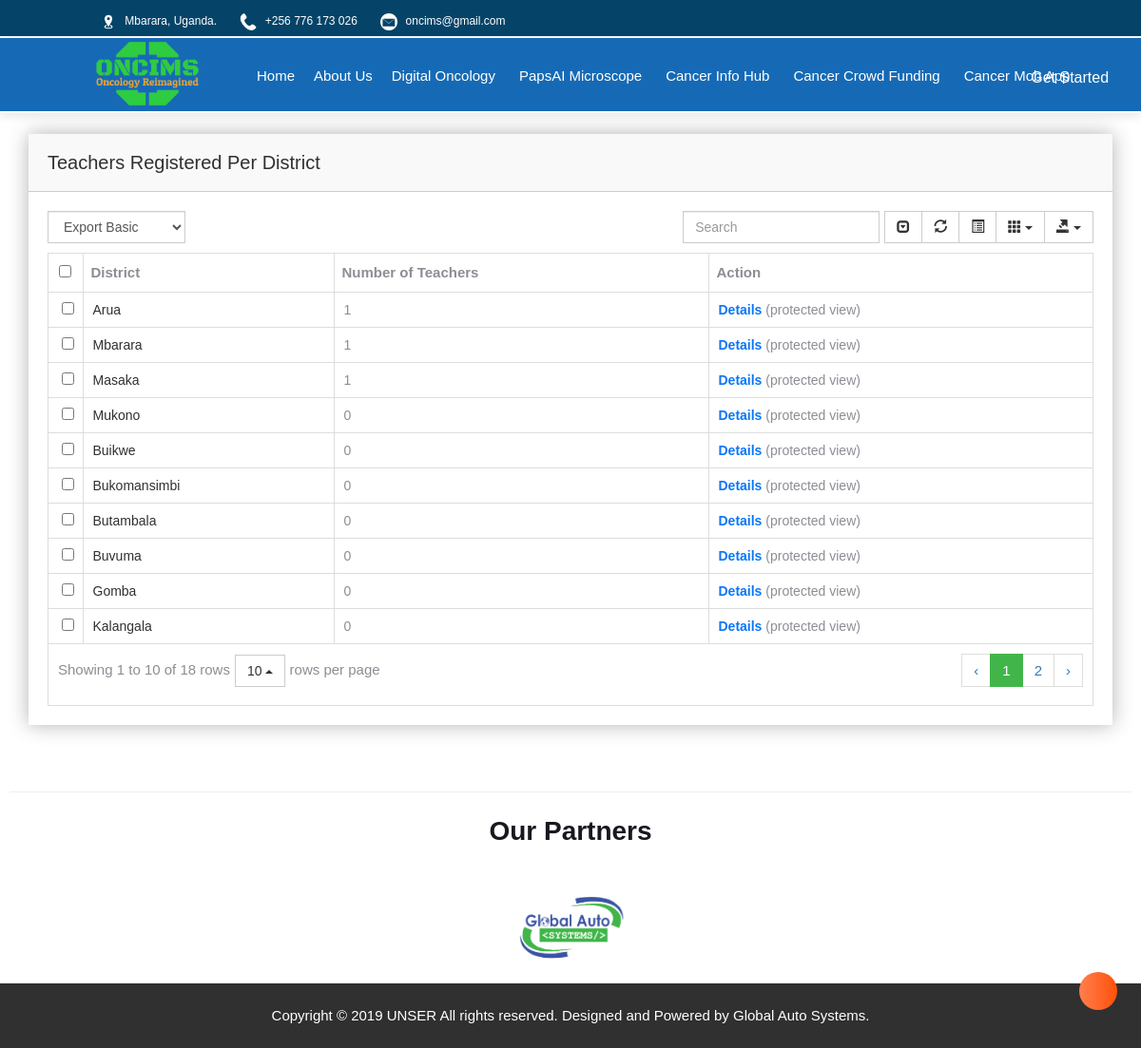
Screenshot of /teachers/ with the database file from the repository.
### ministry/models.py (models this page shows, shortened)
class District(models.Model):
	dis_name = models.CharField(max_length=45, unique=True, verbose_name="District Name")
	region = models.ForeignKey(Region, on_delete = models.SET_NULL, blank=True, null=True, verbose_name="Region")

### public/views.py (the view)
# urls.py: path('teachers/', views.teachers, name='strack-teachers'),
def teachers(request):
	teacher_list = District.objects.annotate(total_teachers = Count('district')).order_by('-total_teachers')
	paginator = Paginator(teacher_list, 1000)
	page = request.GET.get('page')
	teachers = paginator.get_page(page)
	context = {'title': 'Teachers', 'teachers': teachers}
	return render(request, 'public/teachers.html', context)

### public/templates/public/teachers.html (shortened to what this page needs)
{% extends "public/base.html" %}
{% block content %}
<div class="data-table-area mg-t-40 mg-b-40">
        <div class="container">
            <div class="row">
                <div class="col-lg-12">
                    <div class="sparkline13-list shadow-reset">
                        <div class="sparkline13-hd">
                            <div class="main-sparkline13-hd">
                                <h1><span class="table-project-n"> Teachers Registered Per District</span></h1>
                                <div class="sparkline13-outline-icon">
                                    <span class="sparkline13-collapse-link"><i class="fa fa-chevron-up"></i></span>
                                    <span><i class="fa fa-wrench"></i></span>
                                    <span class="sparkline13-collapse-close"><i class="fa fa-times"></i></span>
                                </div>
                            </div>
                        </div>
                        <div class="sparkline13-graph">
                            <div class="datatable-dashv1-list custom-datatable-overright">
                                <div id="toolbar">
                                    <select class="form-control">
                                        <option value="">Export Basic</option>
                                    </select>
                                </div>
                                <table id="table" data-toggle="table" data-pagination="true" data-search="true" data-show-columns="true" data-show-pagination-switch="true" data-show-refresh="true" data-key-events="true" data-show-toggle="true" data-resizable="true" data-cookie="true" data-cookie-id-table="saveId" data-show-export="true" data-click-to-select="true" data-toolbar="#toolbar">
                                    <thead>
                                        <tr>
                                            <th data-field="name" data-editable="false">District</th>
                                            <th data-field="reg_no" data-editable="false">Number of Teachers</th>
                                            <th data-field="act" data-editable="false">Action</th>
                                        </tr>
                                    </thead>
                                    <tbody>
                                    {% for teacher in teachers %}
                                        <tr>
                                            <td><a href="{% url 'teacher-details' teacher.id %}" >{{teacher.dis_name}}</a></td>
                                            <td>{{teacher.total_teachers}}</td>
                                            <td><a href="" style="color: #0b76f8; font-weight: bolder;">Details</a> (protected view)</td>
                                        </tr>
                                    {% endfor %}
                                    </tbody>
                                </table>
                            </div>
                        </div>
                    </div>
                </div>
            </div>
        </div>
    </div>
    {% endblock content %}

### public/templates/public/base.html (shortened to what this page needs)
{% load static %}
{% load crispy_forms_tags %}
{% load has_group %}
{% load humanize %}
<!doctype html>
<html class="no-js" lang="en" style="background-color: white;">
<head><meta http-equiv="Content-Type" content="text/html; charset=windows-1252">
    <link rel="stylesheet" href="{% static 'css/bootstrap.min.css' %}">
    <link rel="stylesheet" href="{% static 'css/font-awesome.min.css' %}">
    <link rel="stylesheet" href="{% static 'css/adminpro-custon-icon.css' %}">
    <link rel="stylesheet" href="{% static 'css/meanmenu.min.css' %}">
    <link rel="stylesheet" href="{% static 'css/modals.css' %}">
    <link rel="stylesheet" href="{% static 'css/jquery.mCustomScrollbar.min.css' %}">
    <link rel="stylesheet" href="{% static 'css/animate.css' %}">
    <link rel="stylesheet" href="{% static 'css/data-table/bootstrap-table.css' %}">
    <link rel="stylesheet" href="{% static 'css/data-table/bootstrap-editable.css' %}">
    <link rel="stylesheet" href="{% static 'css/normalize.css' %}">
    <link rel="stylesheet" href="{% static 'css/c3.min.css' %}">
    <link rel="stylesheet" href="{% static 'css/form/all-type-forms.css' %}">
    <link rel="stylesheet" href="{% static 'css/switcher/color-switcher.css' %}">
    <link rel="stylesheet" href="{% static 'style.css' %}">
    <link rel="stylesheet" href="{% static 'css/responsive.css' %}">
   <link href="//netdna.bootstrapcdn.com/bootstrap/3.1.0/css/bootstrap.min.css" rel="stylesheet" id="bootstrap-css">
    <link rel="alternate stylesheet" type="text/css" href="{% static 'css/switcher/color-one.css' %}" title="color-one" media="screen" />
    <link rel="alternate stylesheet" type="text/css" href="{% static 'css/switcher/color-two.css' %}" title="color-two" media="screen" />
    <link rel="alternate stylesheet" type="text/css" href="{% static 'css/switcher/color-three.css' %}" title="color-three" media="screen" />
    <link rel="alternate stylesheet" type="text/css" href="{% static 'css/switcher/color-four.css' %}" title="color-four" media="screen" />
    <link rel="alternate stylesheet" type="text/css" href="{% static 'css/switcher/color-five.css' %}" title="color-five" media="screen" />
    <link rel="alternate stylesheet" type="text/css" href="{% static 'css/switcher/color-six.css' %}" title="color-six" media="screen" />
    <link rel="alternate stylesheet" type="text/css" href="{% static 'css/switcher/color-seven.css' %}" title="color-seven" media="screen" />
    <link rel="alternate stylesheet" type="text/css" href="{% static 'css/switcher/color-eight.css' %}" title="color-eight" media="screen" />
    <link rel="alternate stylesheet" type="text/css" href="{% static 'css/switcher/color-nine.css' %}" title="color-nine" media="screen" />
    <link rel="alternate stylesheet" type="text/css" href="{% static 'css/switcher/color-ten.css' %}" title="color-ten" media="screen" />
</head>
<body id="body">
    <div id="topbar" class="d-flex align-items-center fixed-top" style="background: rgb(5, 68, 104); position: fixed; width: 100%; height: 40px; z-index: 10; border-bottom: 2px solid white;">
      <div class="container d-flex justify-content-between" style="margin-left: 75px;">
        <div class="probootstrap-header-top d-flex align-items-center" style=" margin-top: 8px; font-size: 12px;">
          <div class="container">
            <div class="row">
              <div style="color: white;" class="col-lg-9 col-md-9 col-sm-9 probootstrap-top-quick-contact-info">
                <img style="width: 18px; margin-right: 5px;" src="{% static 'img/location.png' %}" alt="">
                <span>Mbarara, Uganda.</span>
                <img style="width: 18px; margin-left: 21px; margin-right: 5px;" src="{% static 'img/phnw.png' %}" alt="">
                <span>+256 776 173 026</span>
                <img style="width: 18px; margin-left: 21px; margin-right: 5px;" src="{% static 'img/emailw.png' %}" alt="">
                <span>oncims@gmail.com</span>
              </div>
            </div>
          </div>
    </div>
      </div>
    </div>
    <div class="header-top-area  stricky"  style="background-color: #166ab5; width: 100%; z-index:999; position: fixed; margin-top: 20px; border-bottom: 2px solid white; margin-top: 40px;">
        <div class="">
            <div class="row main-menu-area" style="margin-left: 50px;">
                <div class="col-lg-10 col-md-10 col-sm-6 col-xs-6">
                    <div class="header-top-menu">
                        <ul role="menu" class="nav navbar-nav mai-top-nav submenu">
                          <li class="nav-item"><a href="#" class="nav-link" style="margin-right: 5px; font-size: 15px;font-family: Raleway, Arial, sans-serif; padding-top: 0px; padding-bottom: 0px;"><img  src="{% static 'img/logoon.png' %}" width="140px;" alt="" class="px-3 cover"></a>
                          </li>
                          <nav id="navbar" class="navbar order-last order-lg-0" style="padding-bottom: 0px; margin-bottom: 0px; margin-top: 5px;">
                            <ul>
                              <li><a href="{% url 'website-home' %}" class="">Home</a></li>
                              <li><a href="{% url 'about' %}">About Us</a></li>
                              <li class="dropdown"><a href="#"><span>Digital Oncology</span> </a>
                              </li>
                              <li class="dropdown"><a href="#"><span>PapsAI Microscope</span> </a>
                              </li>
                              <li class="dropdown"><a href="#"><span>Cancer Info Hub</span> </a>
                              </li>
                              <li class="dropdown"><a href="#"><span>Cancer Crowd Funding</span> </a>
                              </li>
                              <li class="dropdown"><a href="#"><span>Cancer Mob App</span> </a>
                              </li>
                            </ul>
                          </nav>
                        </ul>
                    </div>
                </div>
                <div class="col-lg-2 col-md-2 col-sm-6 col-xs-6" style="padding-top: 15px;">
                    <div class="header-right-info" style="margin-right: 15px;">
                        <ul class="nav navbar-nav mai-top-nav header-right-menu">
                            <li class="nav-item">
                                <a href="#" data-toggle="dropdown" role="button" aria-expanded="false" class="nav-link dropdown-toggle" style="color: #040e8c;">
                                    <span class="adminpro-icon adminpro-user-rounded header-riht-inf" style="color: white;"></span>
                                    <span class="admin-name" style="color: white;">{% if user.is_authenticated %}{{ user.first_name}}{% else %} Get Started{% endif %}</span>
                                    <span class="author-project-icon adminpro-icon adminpro-down-arrow" style="color: white;"></span>
                                </a>
                            </li>
                        </ul>
                    </div>
                </div>
            </div>
        </div>
    </div>
    <div class="container">
    <div class="row">
    <div class="col-lg-12" style="margin-top: 100px; padding-bottom: 0px;">
    </div>
    </div>
    </div>
    {% block content %}
    {% endblock content %}
    <div class="py-3 px-3">
        <hr>
        <h3 style="text-align: center;"><b>Our Partners</b></h3>
        <div class="row px-3 py-3" style="text-align: center;">
        <img src="{% static 'img/GASLogo.png' %}" width="150px;" alt="" class="px-3">
        </div>
    </div>
    <div class="chat-list-wrap">
        <div class="chat-list-adminpro">
            <div class="chat-button">
                <span data-toggle="collapse" data-target="#chat" class="chat-icon-link"><i class="fa fa-comments"></i></span>
            </div>
        </div>
    </div>
    <div class="footer-copyright-area">
        <div class="container">
            <div class="row">
                <div class="col-lg-12">
                    <div class="footer-copy-right">
                        <p>Copyright &#169; 2019 UNSER All rights reserved. Designed and Powered by <a href="https://globalautosystems.co.ug">Global Auto Systems</a>.</p>
                    </div>
                </div>
            </div>
        </div>
    </div>
</body>
</html>

### ministry/static/css/switcher/color-one.css (style rules this page uses)
html, body { font-family: 'Open Sans', sans-serif;font-weight:400;background: #27ae60 }

### ministry/static/css/switcher/color-two.css (style rules this page uses)
html, body { font-family: 'Open Sans', sans-serif;font-weight:400;background: #1c84c6 }

### ministry/static/css/switcher/color-three.css (style rules this page uses)
html, body { font-family: 'Open Sans', sans-serif;font-weight:400;background: #ed5565 }

### ministry/static/css/switcher/color-four.css (style rules this page uses)
html, body { font-family: 'Open Sans', sans-serif;font-weight:400;background: #1ab394 }

### ministry/static/css/switcher/color-five.css (style rules this page uses)
html, body { font-family: 'Open Sans', sans-serif;font-weight:400;background: #EE7752 }

### ministry/static/css/switcher/color-six.css (style rules this page uses)
html, body { font-family: 'Open Sans', sans-serif;font-weight:400;background: #27ae60 }

### ministry/static/css/switcher/color-seven.css (style rules this page uses)
html, body { font-family: 'Open Sans', sans-serif;font-weight:400;background: #7f8c8d }

### ministry/static/css/switcher/color-eight.css (style rules this page uses)
html, body { font-family: 'Open Sans', sans-serif;font-weight:400;background: #0000ff }

### ministry/static/css/switcher/color-nine.css (style rules this page uses)
html, body { font-family: 'Open Sans', sans-serif;font-weight:400;background: #ff0080 }

### ministry/static/css/switcher/color-ten.css (style rules this page uses)
html, body { font-family: 'Open Sans', sans-serif;font-weight:400;background: #1a0000 }

### rows the page displays
District: dis_name "Arua", total_teachers "1"
District: dis_name "Mbarara", total_teachers "1"
District: dis_name "Masaka", total_teachers "1"
District: dis_name "Mukono", total_teachers "0"
District: dis_name "Buikwe", total_teachers "0"
District: dis_name "Bukomansimbi", total_teachers "0"
District: dis_name "Butambala", total_teachers "0"
District: dis_name "Buvuma", total_teachers "0"
District: dis_name "Gomba", total_teachers "0"
District: dis_name "Kalangala", total_teachers "0"
